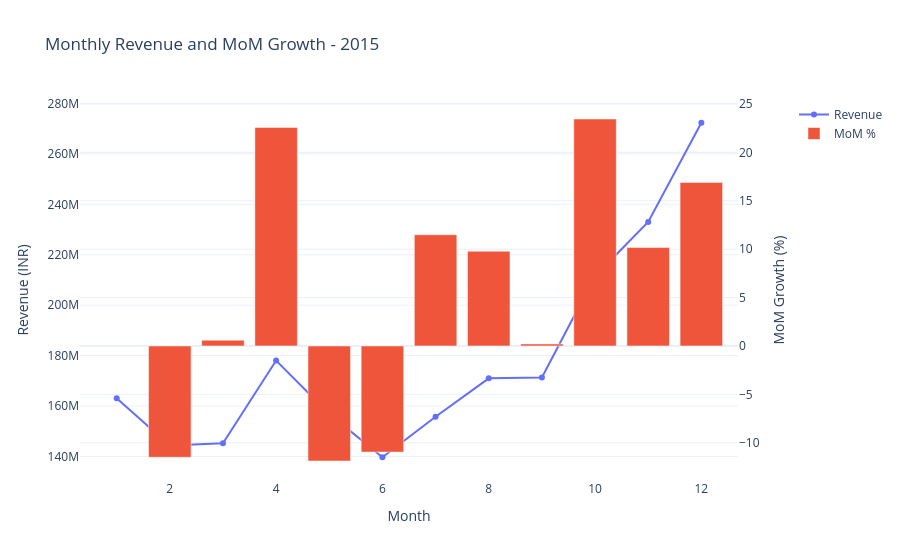

The code cell stored with this chart in its notebook:
### Code cell
import plotly.io as pio

pio.renderers.default = "vscode"

fig.show()

### Figure 1 — Plotly figure (JSON) as saved in the notebook; plotly's stock layout.template omitted (floating-point values rounded to 4 significant figures)
{"data": [{"mode": "lines+markers", "name": "Revenue", "type": "scatter", "x": [1, 2, 3, 4, 5, 6, 7, 8, 9, 10, 11, 12], "xaxis": "x", "y": [163100000.0, 144400000.0, 145200000.0, 178000000.0, 156900000.0, 139700000.0, 155700000.0, 171000000.0, 171300000.0, 211500000.0, 233000000.0, 272400000.0], "yaxis": "y"}, {"name": "MoM %", "type": "bar", "x": [1, 2, 3, 4, 5, 6, 7, 8, 9, 10, 11, 12], "xaxis": "x", "y": [NaN, -11.5, 0.6026, 22.58, -11.88, -10.96, 11.49, 9.791, 0.2096, 23.45, 10.17, 16.9], "yaxis": "y2"}], "layout": {"hovermode": "x unified", "title": {"text": "Monthly Revenue and MoM Growth - 2015"}, "xaxis": {"anchor": "y", "domain": [0, 0.94], "title": {"text": "Month"}}, "yaxis": {"anchor": "x", "domain": [0, 1], "title": {"text": "Revenue (INR)"}}, "yaxis2": {"anchor": "x", "overlaying": "y", "side": "right", "title": {"text": "MoM Growth (%)"}}}}
